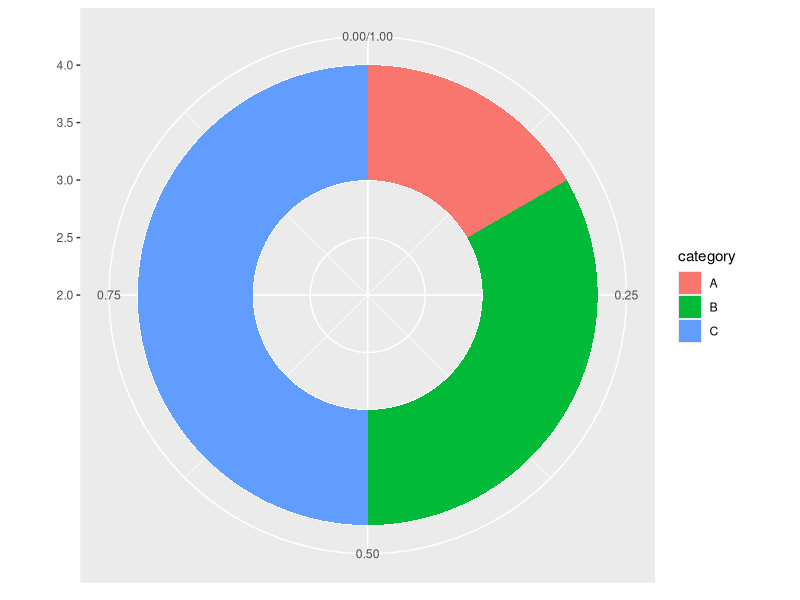

Write the R code that produced this figure.
# dtm <- as.matrix(mtcars)
# heatmap(dtm)


# set.seed(110)
# dt <- matrix(rnorm(100,0,5),nrow=10,
#              ncol=10)
# print(dt)
# colnames(dt)<- paste0("col",1:10)
# rownames(dt)<- paste0("row",1:10)
# heatmap(dt)


library(ggplot2)
dt <- data.frame(category=c('A','B','C'),
                 count=c(10,20,30))
dt$fraction = dt$count/sum(dt$count)
dt$ymax = cumsum(dt$fraction)
dt$ymin = c(0,head(dt$ymax, n=-1))

ggplot(dt,aes(ymax=ymax, ymin=ymin,
                xmax=4, xmin=3,
                fill=category)) + geom_rect() + coord_polar(theta="y")+xlim(c(2,4))
